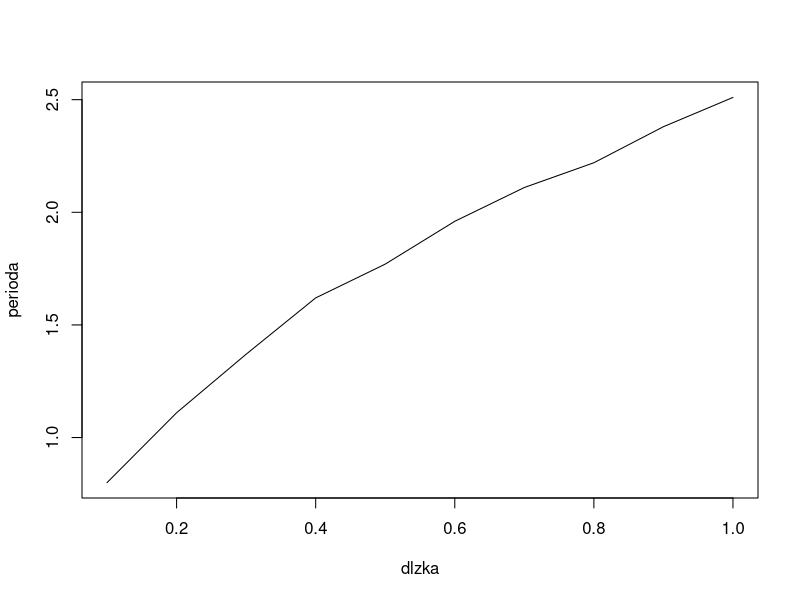

Write the R code that produced this figure.
## ---- chunk 1
dlzka <- list(0.1, 0.2, 0.3, 0.4, 0.5, 0.6, 0.7, 0.8, 0.9, 1.0)
perioda <- list(0.8, 1.11, 1.37, 1.62, 1.77, 1.96, 2.11, 2.22, 2.38, 2.51)

plot(dlzka, perioda, type="l")
